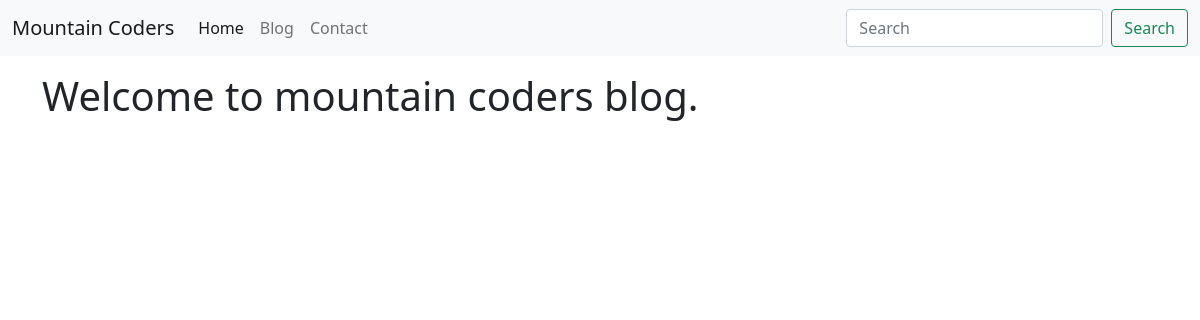
/blog/, run on an earlier commit of the app's database.
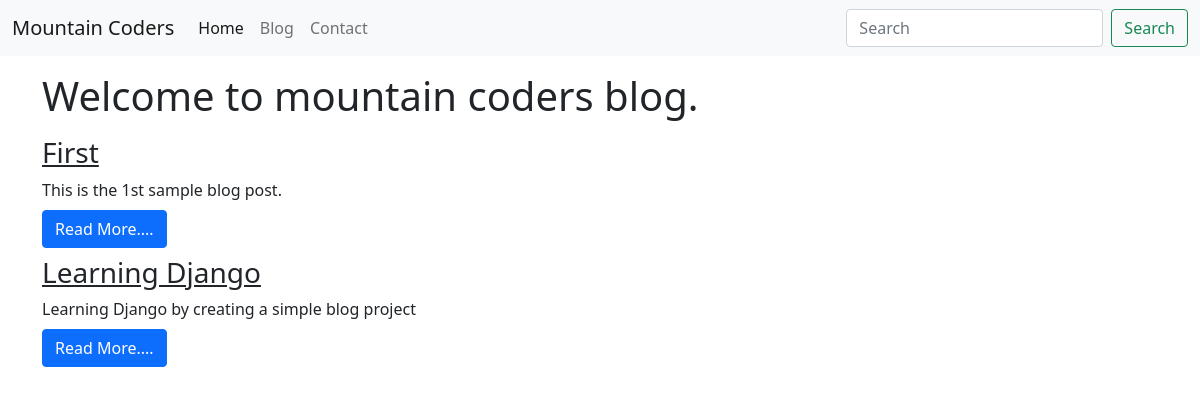
And on a later commit of the database.
### blog/models.py (models this page shows, shortened)
class Blog(models.Model):
    sno = models.AutoField(primary_key=True)
    title =  models.CharField(max_length=200)
    content = models.TextField()
    slug = models.CharField(max_length=100)
    time = models.DateTimeField(auto_now_add=True)

### blog/views.py (the view)
# urls.py: 2. Add a URL to urlpatterns:  path('blog/', include('blog.urls'))
def blog(request):
    blogs = Blog.objects.all()
    context = {'blogs': blogs}
    return render(request,'bloghome.html', context)

### templates/bloghome.html (shortened to what this page needs)
{% extends "base.html" %}
{% block body %}
<div class="container">
<h1 class="my-3">Welcome to mountain coders blog.</h1>
{% for blog in blogs  %}
    <div class ="my-2">
        <div class="media-body">
            <h3 class="text-dark"> <a href="/blogpost/{{blog.slug}}" class="text-dark">  {{blog.title}}</a></h3>
            <div class="my-2">
          {{blog.content}}
            </div>
            <a href="/blogpost/{{blog.slug}}" class="text-dark"><button class="btn btn-primary">Read More....</button></a>
    </div>
</div>
{% endfor %}
</div>
{% endblock body %}

### templates/base.html (shortened to what this page needs)
<!doctype html>
<html lang="en">
  <head>
    <link href="https://cdn.jsdelivr.net/npm/bootstrap@5.0.2/dist/css/bootstrap.min.css" rel="stylesheet">
  </head>
  <body>
    <nav class="navbar navbar-expand-lg navbar-light bg-light">
        <div class="container-fluid">
          <a class="navbar-brand" href="#">Mountain Coders</a>
          <div class="collapse navbar-collapse" id="navbarSupportedContent">
            <ul class="navbar-nav me-auto mb-2 mb-lg-0">
              <li class="nav-item">
                <a class="nav-link active" aria-current="page" href="/">Home</a>
              </li>
              <li class="nav-item">
                <a class="nav-link" href="/blog">Blog</a>
              </li>
              <li class="nav-item">
                <a class="nav-link" href="/contact">Contact</a>
              </li>
            </ul>
            <form class="d-flex" action="/search" method="get">
              <input class="form-control me-2" type="search" placeholder="Search" aria-label="Search">
              <button class="btn btn-outline-success" type="submit">Search</button>
            </form>
          </div>
        </div>
      </nav>
    {% block body %}{% endblock body %}
  </body>
</html>

What changed in the data, as far as the page shows it:
added Blog: title "First", content "This is the 1st sample blog post."
added Blog: title "Learning Django", content "Learning Django by creating a simple blog project"
